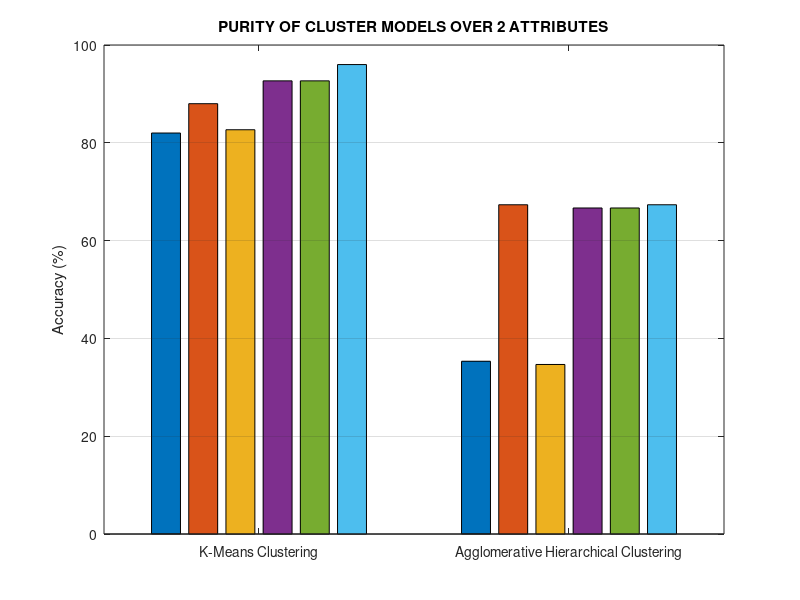
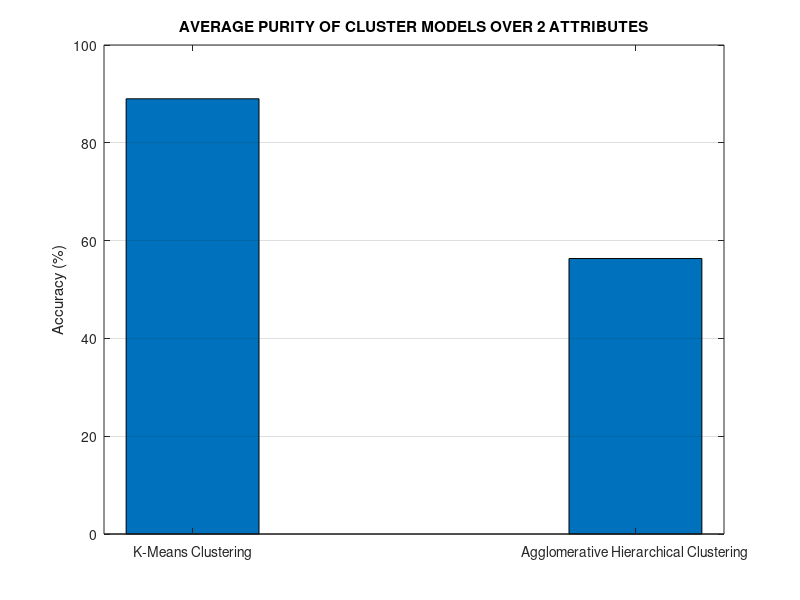
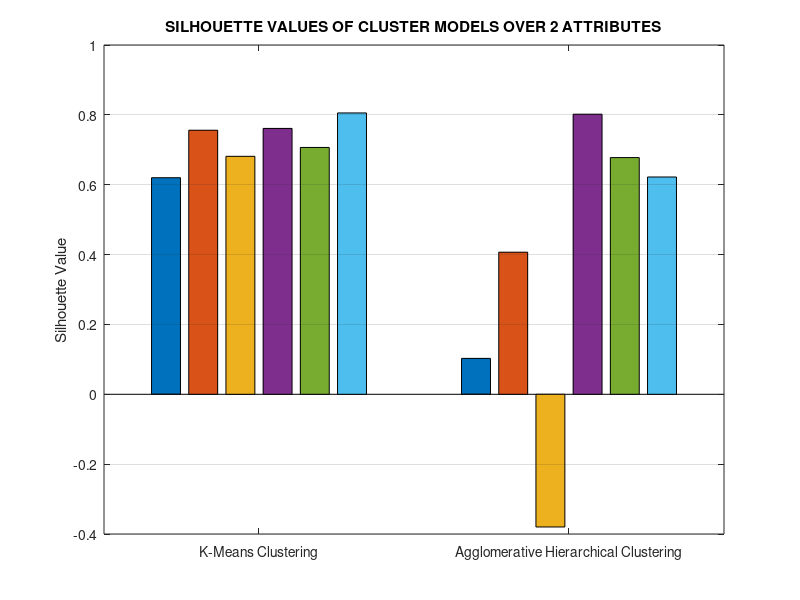
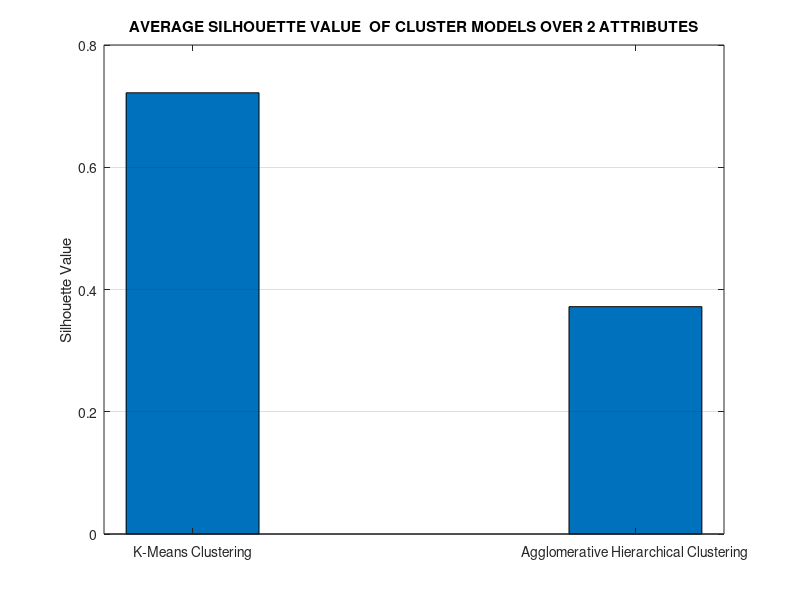

The MATLAB source for these figures, in order:
kp2=[82, 88,82.67,92.67,92.67,96];
ahp2=[35.33,67.33,34.67,66.67,66.67,67.33];
figure('Name','AVERAGE PURITY COMPARISON');
bar([kp2;ahp2]);
ylabel 'Accuracy (%)';
set(gca,'XTickLabel',{'K-Means Clustering','Agglomerative Hierarchical Clustering'},'YGrid','on');
title('PURITY OF CLUSTER MODELS OVER 2 ATTRIBUTES');
%averaged purity
figure('Name','PURITY COMPARISON');
kpavg=mean(kp2);
ahpavg=mean(ahp2);
bar([kpavg;ahpavg],0.3);
ylabel 'Accuracy (%)';
set(gca,'XTickLabel',{'K-Means Clustering','Agglomerative Hierarchical Clustering'},'YGrid','on');
title('AVERAGE PURITY OF CLUSTER MODELS OVER 2 ATTRIBUTES');

%silhouette graphs

ks2=[0.6201,0.7560,0.6813,0.7612,0.7067,0.8055];
ahs2=[0.1028,0.4068,-0.3799,0.8019,0.6777,0.6221];
figure('Name','SILHOUETTE VALUE COMPARISON');
bar([ks2;ahs2]);
ylabel 'Silhouette Value';
set(gca,'XTickLabel',{'K-Means Clustering','Agglomerative Hierarchical Clustering'},'YGrid','on');
title('SILHOUETTE VALUES OF CLUSTER MODELS OVER 2 ATTRIBUTES');
 %averaged silvalue
figure('Name','AVERAGED SILHOUETTE VALUE COMPARISON');
ksavg=mean(ks2);
ahsavg=mean(ahs2);
bar([ksavg ahsavg],0.3);
ylabel 'Silhouette Value';
set(gca,'XTickLabel',{'K-Means Clustering','Agglomerative Hierarchical Clustering'},'YGrid','on');
title('AVERAGE SILHOUETTE VALUE  OF CLUSTER MODELS OVER 2 ATTRIBUTES');